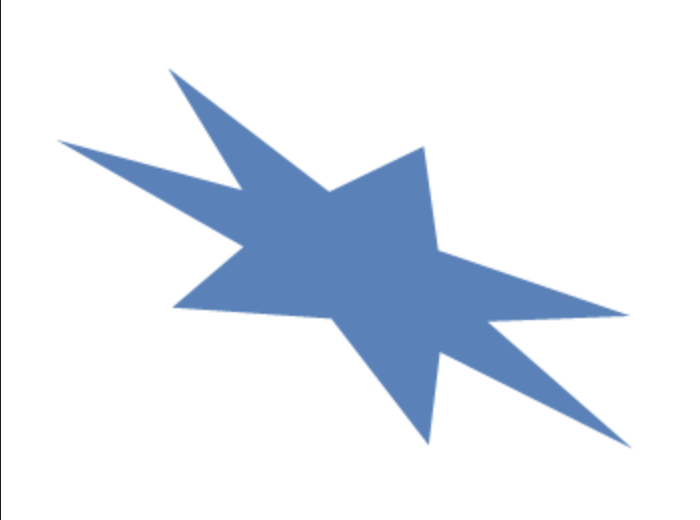
#> input picture 비전/lightning.png, 700 x 520 px
$ python 18-3.py
#> lines starting #> are read from the running program, lines starting #| are printed output that depends on the picture; after the words box and inside, x2 and y2 are one past the last pixel; in counts of white or black regions, pixels touching at a corner belong together; long printed decimals are rounded
import numpy as np
import cv2

def convex():
    img = cv2.imread('lightning.png')
#> img is the input picture: shape (520, 700, 3); mean B, G, R 243.1, 234.1, 227.7
    imgray = cv2.cvtColor(img, cv2.COLOR_BGR2GRAY)
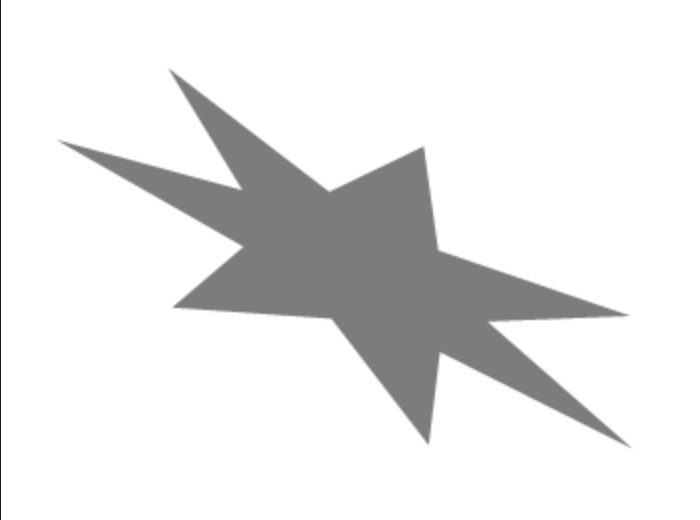
#> imgray: shape (520, 700); min 27, max 255, mean 233.3

    rows, cols = img.shape[:2]
#> rows = 520; cols = 700

    ret, thr = cv2.threshold(imgray, 127, 255, 0)
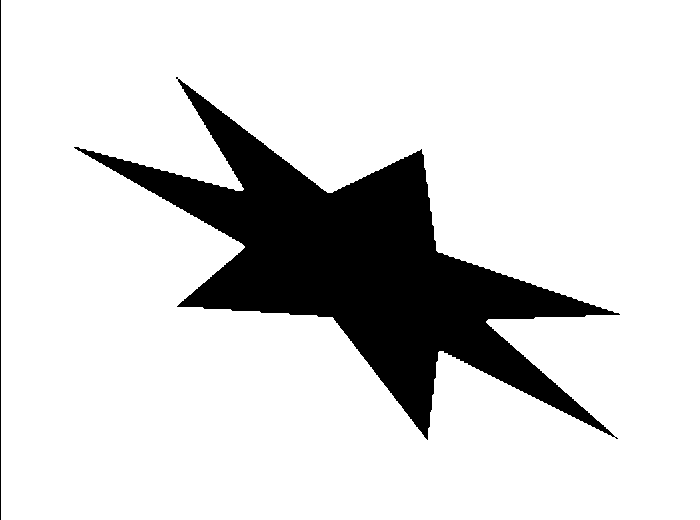
#> thr: shape (520, 700); 84.7% white; 2 black regions
    contours, _ = cv2.findContours(thr, cv2.RETR_TREE,
                                   cv2.CHAIN_APPROX_SIMPLE)
#> contours = 4 contours, 2 with area under 20; largest, box (x1, y1, x2, y2) and area: (1, 0, 700, 520) 362262, (73, 78, 621, 441) 56296

    cnt = contours[2]
#> cnt = contour of 794 points, box (x1, y1, x2, y2) (73, 78, 621, 441), area 56296

    (x, y), r = cv2.minEnclosingCircle(cnt)
#> x = 344; y = 291.5; r = 307.1
    center = (int(x), int(y))
#> center = (344, 291)
    r = int(r)
#> r = 307

    cv2.circle(img, center, r, (255,0,0),3)

    ellipse = cv2.fitEllipse(cnt)
#> ellipse = ((359, 265.8), (208.7, 505.9), 118.3)
    cv2.ellipse(img, ellipse, (0,255,0), 3)

    [vx, vy, x, y] = cv2.fitLine(cnt, cv2.DIST_L2, 0, 0.01, 0.01)
#> vx = [0.85]; vy = [0.527]; x = [343.8]; y = [257.2]
    ly = int((-x*vy/vx) + y)
#> ly = 44
    ry = int(((cols-x)*vy/vx) + y)
#> ry = 478
    print(vx, vy, x, y)
#| [0.8499] [0.527] [343.7834] [257.2393]

    cv2.line(img, (cols-1,ry), (0, ly), (0,0,255), 2)
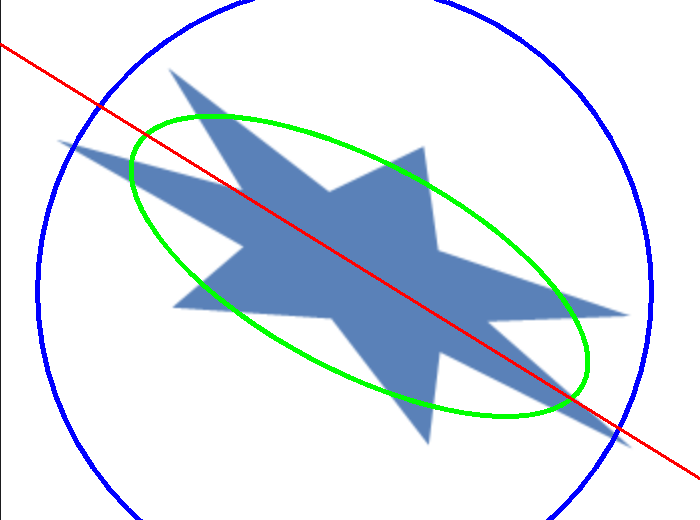
#> img: shape (520, 700, 3); mean B, G, R 237.8, 228.7, 220.4

    cv2.imshow('fitting', img)
    cv2.waitKey(0)
    cv2.destroyAllWindows()

convex()

$ run again, with 비전/convexhull.png copied over 비전/lightning.png
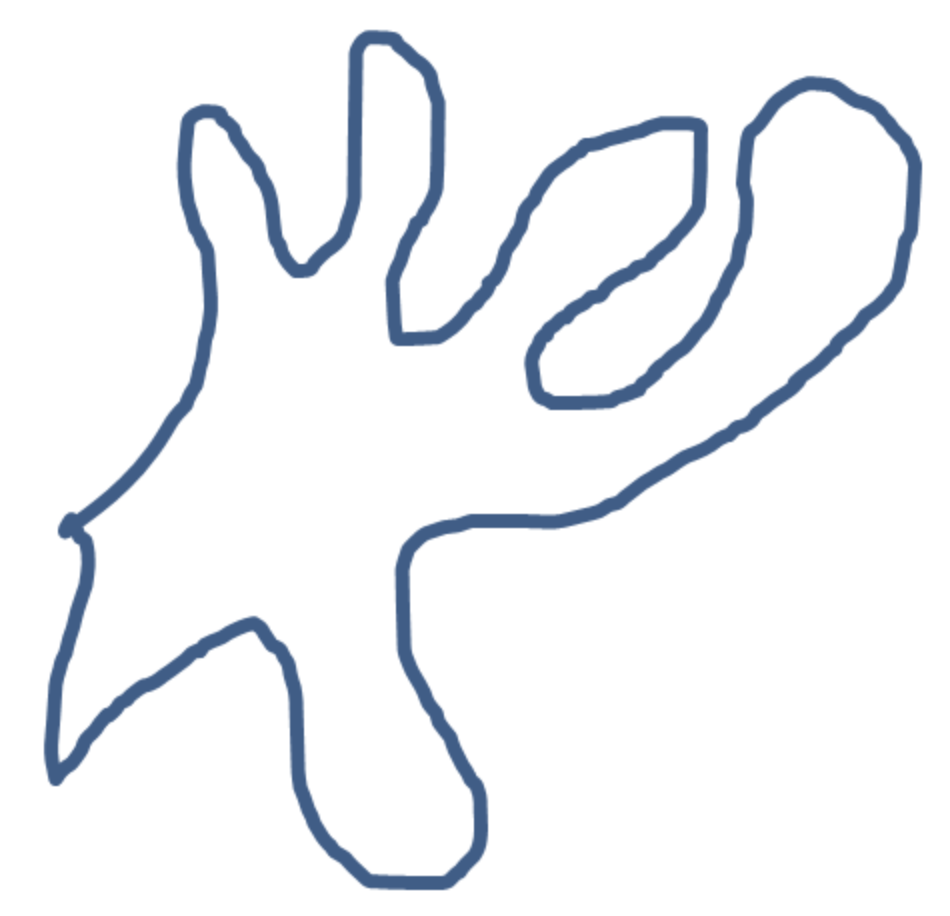
#> input picture 비전/convexhull.png, 950 x 916 px
#> in convex, img is the input picture: shape (916, 950, 3); mean B, G, R 245.9, 242.8, 240.7
#> in convex, `ret, thr = cv2.threshold(imgray, 127, 255, 0)`:
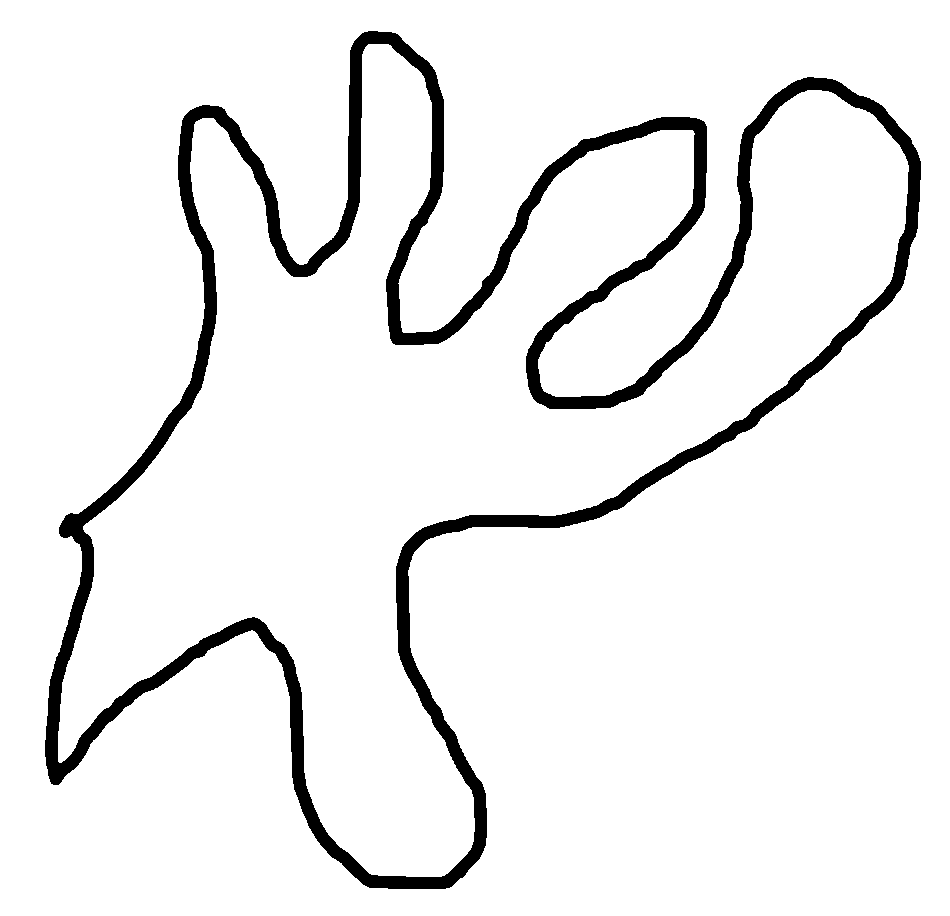
#> thr: shape (916, 950); 93.3% white; 1 black region
#> contours = 3 contours; box (x1, y1, x2, y2) and area: (0, 0, 950, 916) 868335, (44, 30, 922, 890) 317722, (58, 44, 909, 877) 255431
#> cnt = contour of 1671 points, box (x1, y1, x2, y2) (58, 44, 909, 877), area 255431
#> in convex, `(x, y), r = cv2.minEnclosingCircle(cnt)`: x = 478.5; y = 453; r = 521.2
#> center = (478, 453)
#> in convex, `r = int(r)`: r = 521
#> ellipse = ((442.4, 420.7), (581.8, 851.9), 46.71)
#> in convex, `[vx, vy, x, y] = cv2.fitLine(cnt, cv2.DIST_L2, 0, 0.01, 0.01)`: vx = [0.772]; vy = [-0.636]; x = [460.9]; y = [393.7]
#> ly = 773
#> ry = -9
#| [0.7719] [-0.6358] [460.947] [393.715]
#> in convex, `cv2.line(img, (cols-1,ry), (0, ly), (0,0,255), 2)`:
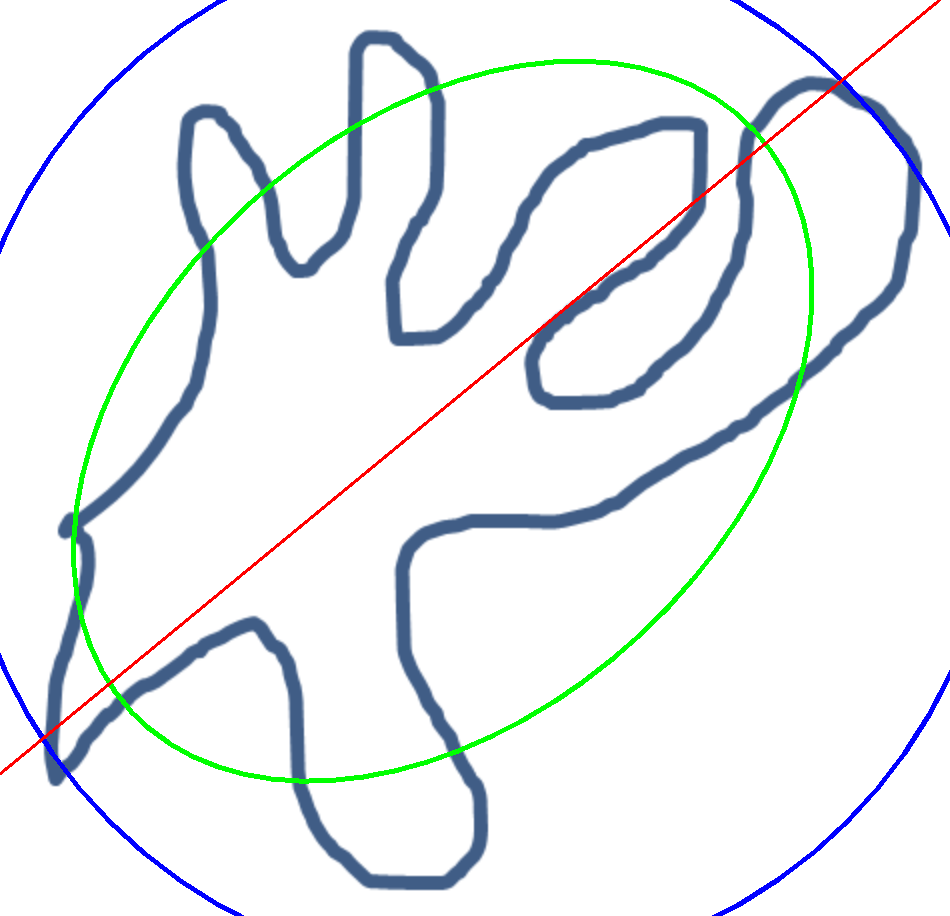
#> img: shape (916, 950, 3); mean B, G, R 241.8, 240.2, 235.9
